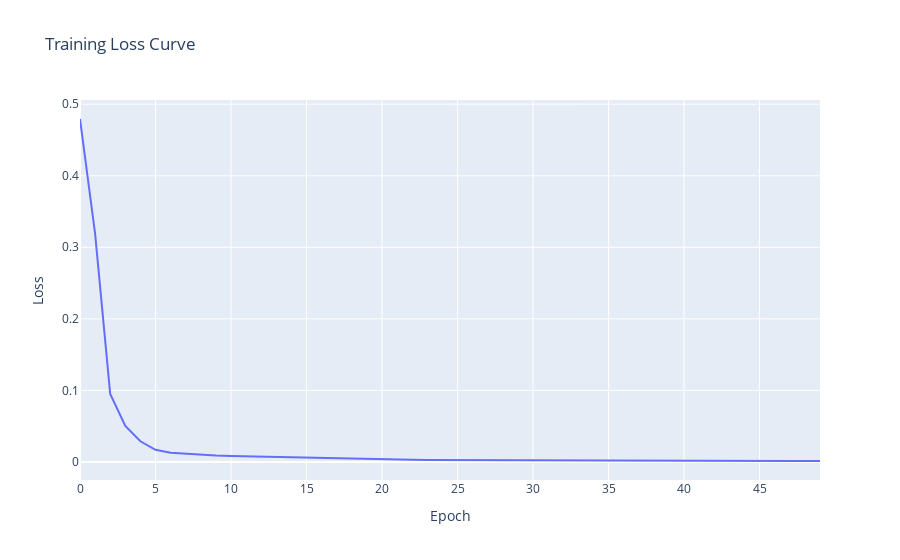

Here is the notebook cell this chart was saved with:
### Markdown cell above
## Plot results

### Code cell
import plotly.graph_objects as go

# 绘制训练损失曲线
fig2 = go.Figure()
fig2.add_trace(go.Scatter(y=epoch_losses, mode='lines', name='Training Loss'))
fig2.update_layout(title='Training Loss Curve', xaxis_title='Epoch', yaxis_title='Loss')
fig2.show()

### Figure 1 — Plotly figure (JSON) as saved in the notebook; plotly's stock layout.template omitted (floating-point values rounded to 4 significant figures)
{"data": [{"mode": "lines", "name": "Training Loss", "type": "scatter", "y": [0.4793, 0.3191, 0.095, 0.05041, 0.02886, 0.01685, 0.0128, 0.01118, 0.009736, 0.008886, 0.008417, 0.007905, 0.007303, 0.006716, 0.006211, 0.005748, 0.005271, 0.004697, 0.004061, 0.003708, 0.003392, 0.003184, 0.002968, 0.002786, 0.002677, 0.002552, 0.00239, 0.002243, 0.002151, 0.002103, 0.002059, 0.00199, 0.001897, 0.001809, 0.001747, 0.001713, 0.00169, 0.00166, 0.001615, 0.00156, 0.001507, 0.001468, 0.001442, 0.001422, 0.001401, 0.001375, 0.001346, 0.001317, 0.001291, 0.001269]}], "layout": {"title": {"text": "Training Loss Curve"}, "xaxis": {"title": {"text": "Epoch"}}, "yaxis": {"title": {"text": "Loss"}}}}
